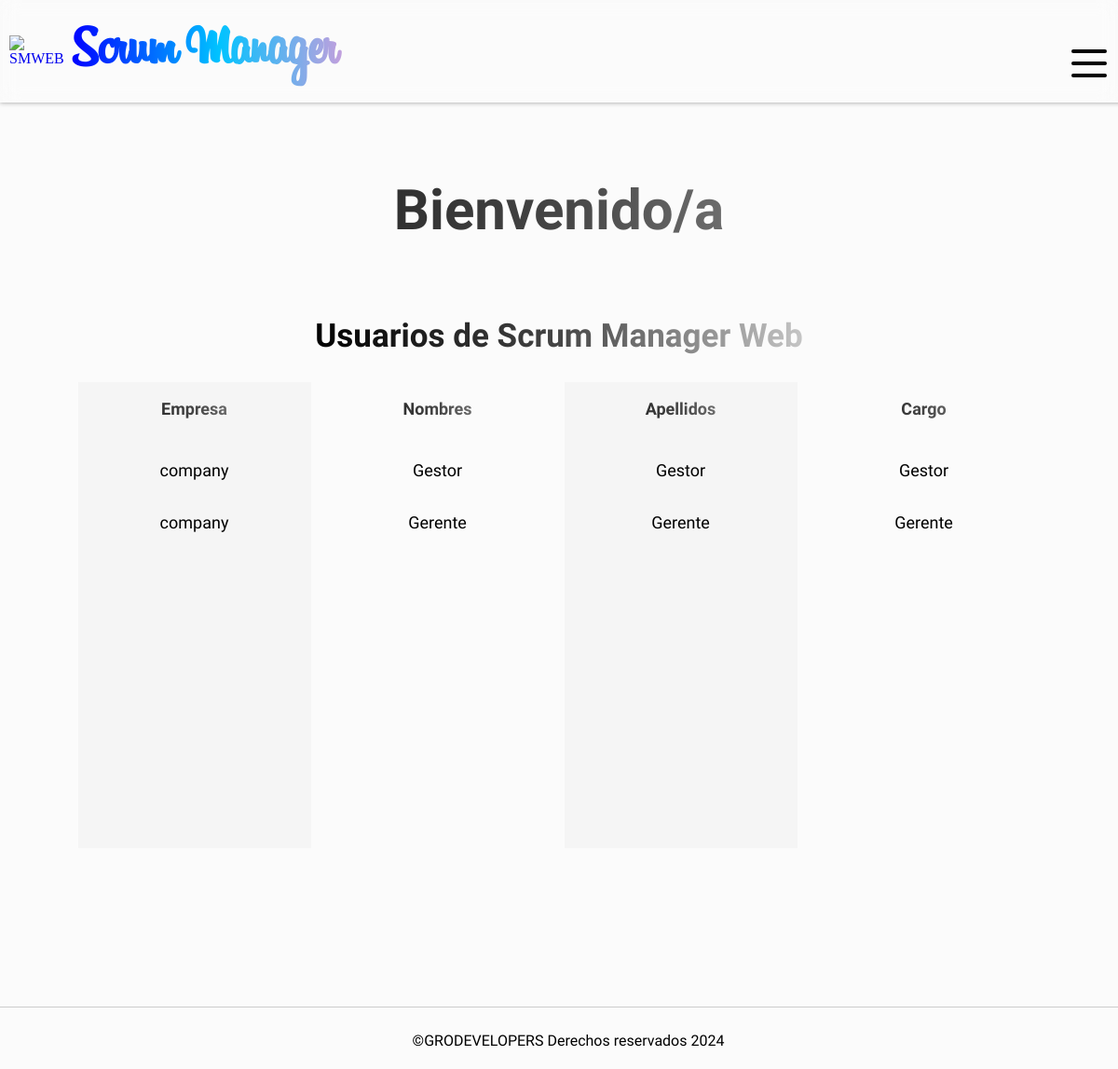
/users/ (signed in), run on the app's committed database.
### SMWEB/models.py (models this page shows)
class CustomUser(AbstractUser):
    rol = models.CharField(max_length=60, null=False)
    company = models.ForeignKey(Company, on_delete=models.CASCADE, null=True)
    class Meta:
        verbose_name = 'Usuario'
        verbose_name_plural = 'Usuarios'

class Company(models.Model):
    name = models.CharField(verbose_name="Empresa", max_length=255, null=False)
    status = models.BooleanField(verbose_name="¿Activo?", default= True)
    users_limit = models.IntegerField(verbose_name="Limite de usuarios", default=10)
    created_at = models.DateField(verbose_name="Creada el", auto_now_add=True)
    class Meta:
        verbose_name = 'Empresa'
        verbose_name_plural = 'Empresas'
    def __str__(self):
        return self.name

### SMWEB/views.py (the view)
# urls.py: path('users/', views.users_availables, name='users'),
@login_required(login_url=inicio)
def users_availables(request):
    staff = request.user.is_staff
    if not staff:
        messages.warning(request, 'Esta función es solo del administrador del software')
        return redirect('inicio')
    users = CustomUser.objects.all().exclude(is_staff = True)
    return render(request, 'users.html',{
        'users': users
    })

### SMWEB/context_processors.py (called while the page is built)
def get_rejected_payments(request):
    if request.user.is_authenticated:
        company_id = request.user.company_id
        first_name = request.user.first_name
        rejected_payments = PaymentRejected.objects.filter(company = company_id).filter(in_charge = first_name.upper()).count()
        return {
            'rejected_payments': rejected_payments
        }
    return {
        'rejected_payments': False
        }

def get_payments(request):
    if request.user.is_authenticated:
        company_id = request.user.company_id
        payments = OrderPayment.objects.filter(company = company_id).count()
        return {
            'received_payments': payments
        }
    return {
        'received_payments': False
        }

def get_affiliations(request):
    if request.user.is_authenticated:
        company_id = request.user.company_id
        affiliations = Affiliation.objects.filter(company = company_id).count()
        return {
            'received_affiliations': affiliations
        }
    return {
        'received_affiliations': False
        }

def get_rejected_affiliations(request):
    if request.user.is_authenticated:
        company_id = request.user.company_id
        first_name = request.user.first_name
        rejected_affiliation = RejectedAffiliation.objects.filter(company = company_id).filter(in_charge = first_name.upper()).count()
        return {
            'rejected_affiliations': rejected_affiliation
        }
    return {
        'rejected_affiliations': False
        }

### SMWEB/templates/users.html (shortened to what this page needs)
{% extends "layout.html" %}
{% block content %}
    <h1 id="title" >Bienvenido/a {{user.first_name}} {{user.last_name}}</h1>
    <h2 id="subtitle">Usuarios de Scrum Manager Web</h2>
    <section id="users">
        {% if users %}
            <div class="users__column users__column--company">
                <h3 class="column__title">Empresa</h3>
                {% for user in users %}
                    <div class="users__element users__element-company">{{user.company}}</div>
                {% endfor %}
            </div>
            <div class="users__column users__column--firstname">
                <h3 class="column__title">Nombres</h3>
                {% for user in users %}
                    <div class="users__element users__element-firstname"><a href='{% url "select-user" user.id %}'>{{user.first_name|capfirst}}</a></div>
                {% endfor %}
            </div>
            <div class="users__column users__column--lastname">
                <h3 class="column__title">Apellidos</h3>
                {% for user in users %}
                    <div class="users__element users__element-lastname">{{user.last_name|capfirst}}</div>
                {% endfor %}
            </div>
            <div class="users__column users__column--rol">
                <h3 class="column__title">Cargo</h3>
                {% for user in users %}
                    <div class="users__element users__element-rol">{{user.rol|capfirst}}</div>
                {% endfor %}
            </div>
        {% endif %}
    </section>
{% endblock %}

### SMWEB/static/css/styles.css (style rules this page uses)
:root { --title-font: 'Billabong'; --normal-font: 'M PLUS Rounded 1c'; --menu-font: 'M PLUS Rounded 1c'; --symbol-font: 'Symbol'; }
* { text-decoration: none; }
body { background-color: #FBFBFB; margin: 0px; }
#content > #title { text-align: center; width: 100%; }
#title { font-family: var(--normal-font); font-size: 60px; background: linear-gradient(90deg, black, rgb(69, 69, 69), rgb(197, 197, 197)); -webkit-background-clip: text; -webkit-text-fill-color: transparent; }
#subtitle { font-family: var(--normal-font); font-size: 35px; background: linear-gradient(90deg, black, rgb(69, 69, 69), rgb(197, 197, 197)); -webkit-background-clip: text; -webkit-text-fill-color: transparent; text-align: center; }
#users, #suppliers { width: 90%; height: 500px; display: flex; flex-direction: row; flex-wrap: nowrap; justify-content: space-around; align-items:stretch; overflow-y: scroll; }
.users__column { min-width: 250px; text-align: center; }
.users__column--company, .suppliers__column--full_name { background-color: #f0f0f084; }
.users__column--firstname, .suppliers__column--type_document { background-color: #FBFBFB; }
.users__column--lastname, .suppliers__column--document_number { background-color: #f0f0f084; }
.users__column--rol, .suppliers__column--bank_account { background-color: #FBFBFB; }
.column__title { text-align: center; font-family: var(--normal-font); font-size: 27px; background: linear-gradient(90deg, black, rgb(69, 69, 69), rgb(197, 197, 197)); -webkit-background-clip: text; -webkit-text-fill-color: transparent; margin-bottom: 35px; }
.users__element, .suppliers__element { font-family: var(--normal-font); font-size: 18px; margin: 15px 0px; padding: 10px; }
.column__title-orders, .column__title { text-align: center; font-family: var(--normal-font); font-size: 18px; background: linear-gradient(90deg, black, rgb(69, 69, 69), rgb(197, 197, 197)); -webkit-background-clip: text; -webkit-text-fill-color: transparent; margin-bottom: 35px; }
.orders__element-id > a, .payments__element-id > a, .affiliations__element-full_name > a, .users__element-firstname > a { color: black; transition: all 450ms; }

### data on the page
CustomUser: company "company", first_name "Gestor", last_name "Gestor", rol "Gestor"
CustomUser: company "company", first_name "Gerente", last_name "Gerente", rol "Gerente"
